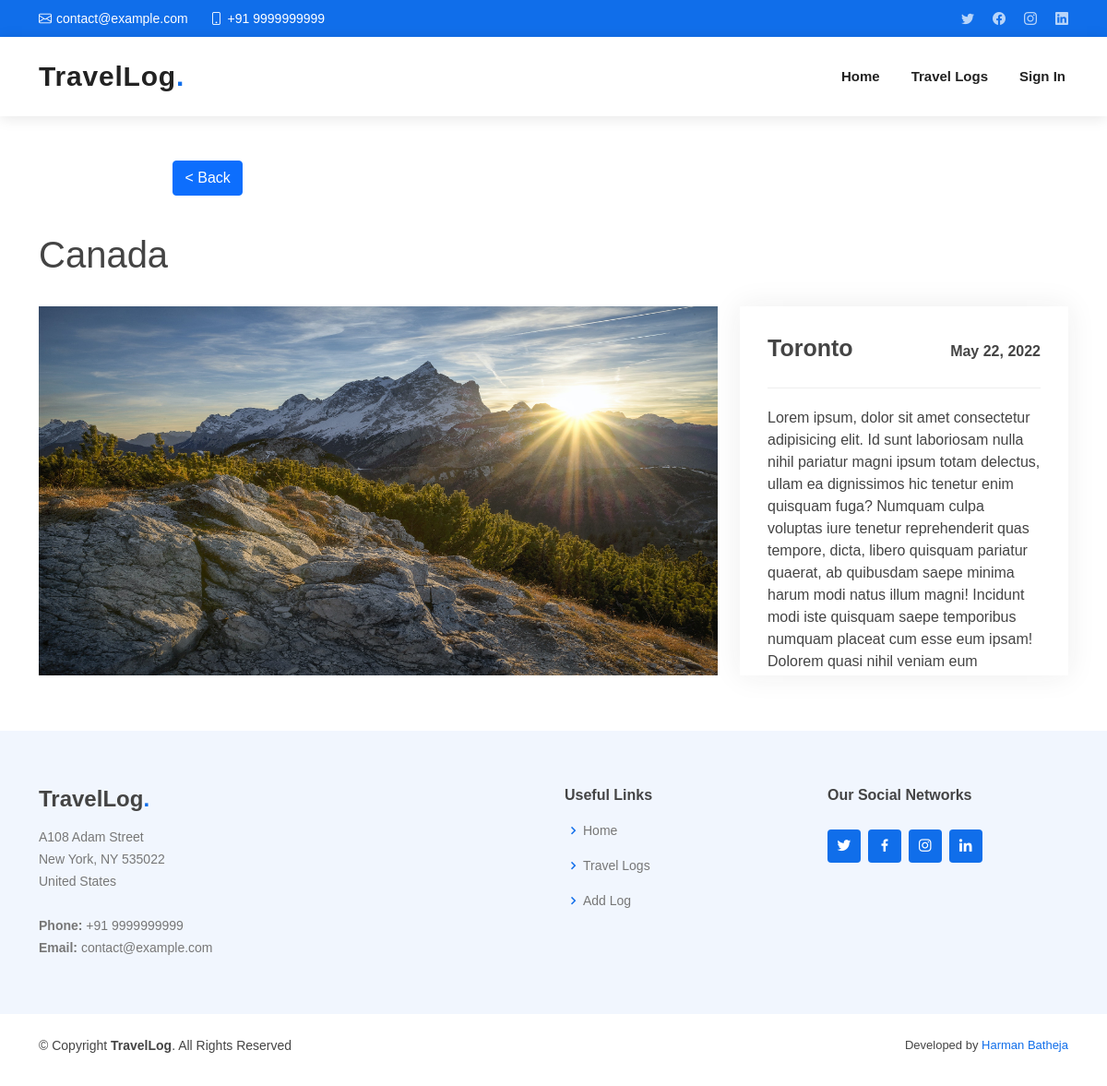
/travelLogs/detail/35/, run on the app's committed database.
### myWebsite/models.py (models this page shows, shortened)
class Log(models.Model):
    visibility_choices = (
        ('public', 'public'),
        ('private', 'private'),
    )
    id = models.AutoField(primary_key=True)
    user = models.ForeignKey(Account, on_delete=models.CASCADE)
    title = models.CharField(max_length=100)
    location = models.CharField(max_length=100)
    date = models.DateField()
    image = models.ImageField(upload_to='travelImages/')
    visibility = models.CharField(choices=visibility_choices, max_length=100)
    description = RichTextField()

### myWebsite/views.py (the view)
# urls.py: path('travelLogs/detail/<int:log_id>/', views.detail, name='detail'),
def detail(request, log_id):
    log = get_object_or_404(Log, id=log_id)
    images = LogImage.objects.filter(log=log)
    ctx = {
        'logs': log,
        'images': images
    }
    obj = get_object_or_404(Log, id=log_id)
    if request.method == "POST":
        obj.delete()
        messages.success(request, 'Log deleted successfully!')
        return redirect("/dashboard")
    return render(request, 'detail.html', ctx)

### templates/detail.html (shortened to what this page needs)
{% extends 'base.html' %}
{% load static %}
{% block content %}
<main id="main" data-aos="fade-up">
    <div class="mt-5 d-flex justify-content-around align-items-center">
        {% if request.user.is_authenticated %}
        <a href="/dashboard">
            <button class="btn btn-primary">< Back</button>
        </a>
        {% else %}
        <a href="/travelLogs">
            <button class="btn btn-primary">< Back</button>
        </a>
        {% endif %}
    </div>
    <section id="log-details" class="log-details">
        <div class="container">
            <div class="row gy-4">
                {% if user == logs.user %}
                <div class="d-flex justify-content-between align-items-center">
                    <h1>{{logs.title}}</h1>
                    <div class="d-flex align-items-center">
                        <a href="/travelLogs/{{logs.id}}/uploadImages">
                            <button class="btn btn-primary">Add Images</button>
                        </a>
                        <a href="/editLog/{{logs.id}}" class="mx-2">
                            <button class="btn btn-warning">Edit</button>
                        </a>
                        <form method="post">
                            {% csrf_token %}
                            <button type="submit" class="btn btn-danger">Delete</button>
                        </form>
                    </div>
                </div>
                {% else %}
                <h1>{{logs.title}}</h1>
                {% endif %}
                <div class="col-lg-8">
                    <div class="log-details-slider swiper">
                        <div class="swiper-wrapper">
                            <div class="swiper-slide">
                                <img src="{{logs.image.url}}" alt="{{logs.title}}">
                            </div>
                        </div>
                    </div>
                </div>
                <div class="col-lg-4">
                    <div class="log-info">
                        <div class="d-flex justify-content-between align-items-center">
                            <span class="h3">{{logs.location}}</span>
                            <span class="date">{{logs.date}}</span>
                        </div>
                        <p>{{logs.description | safe}}</p>
                    </div>
                </div>
            </div>
        </div>
    </section>
</main>
{% endblock %}

### static/style.css (style rules this page uses)
* { margin: 0; padding: 0; }
body { font-family: sans-serif; color: #444444; }
a { color: #106eea; text-decoration: none; }
section { padding: 60px 0; overflow: hidden; }
.log-details { padding-top: 40px; }
.log-details .log-details-slider img { width: 100%; max-height: 400px; }
.log-details .log-info { padding: 30px; box-shadow: 0px 0 30px rgba(34, 34, 34, 0.08); max-height: 400px; overflow-y: auto !important; }
.log-details .log-info div { margin-bottom: 20px; padding-bottom: 20px; border-bottom: 1px solid #eee; }
.log-details .log-info div .h3 { font-size: 25px; font-weight: 700; }
.log-details .log-info div .date { font-weight: 700; }

### data on the page
Log: title "Canada", image (picture), location "Toronto", date "May 22, 2022", description "Lorem ipsum, dolor sit amet consectetur adipisicing elit. Id sunt laboriosam nulla nihil pariatur magni ipsum totam delectus, ullam ea dignissimos hic tenetur enim quisquam fuga? Numquam culpa voluptas iure tenetur reprehenderit quas tempore, dicta, libero quisquam pariatur quaerat, ab quibusdam saepe minima harum modi natus illum magni! Incidunt modi iste quisquam saepe temporibus numquam placeat cum esse eum ipsam! Dolorem quasi nihil veniam eum…"
